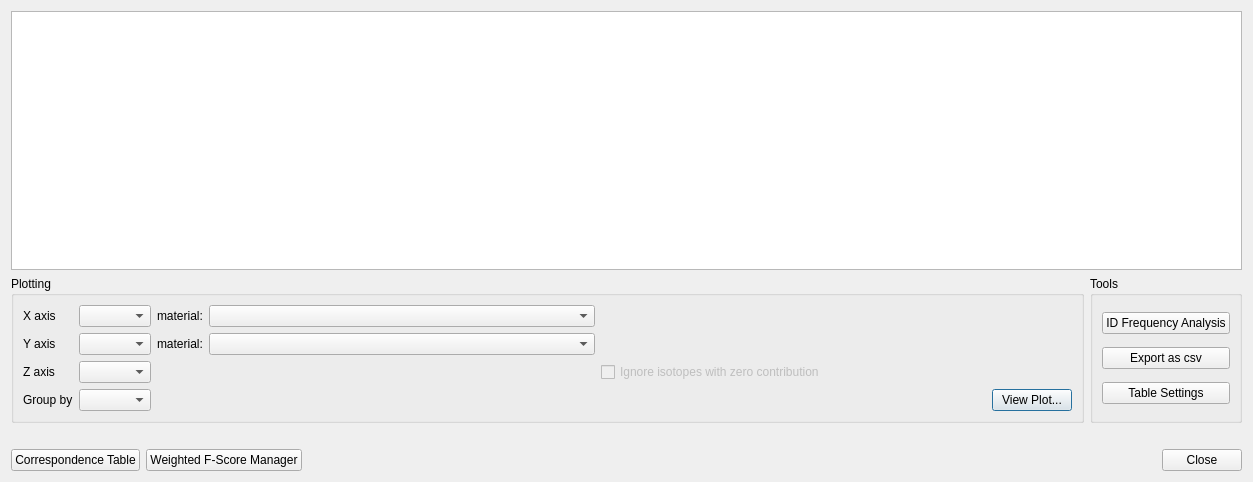
<?xml version="1.0" encoding="UTF-8"?>
<ui version="4.0">
 <class>dlgResults</class>
 <widget class="QDialog" name="dlgResults">
  <property name="geometry">
   <rect>
    <x>0</x>
    <y>0</y>
    <width>1253</width>
    <height>482</height>
   </rect>
  </property>
  <property name="windowTitle">
   <string>View Results</string>
  </property>
  <layout class="QVBoxLayout" name="verticalLayout">
   <item>
    <widget class="QTableView" name="tblResView">
     <property name="editTriggers">
      <set>QAbstractItemView::NoEditTriggers</set>
     </property>
     <property name="selectionBehavior">
      <enum>QAbstractItemView::SelectRows</enum>
     </property>
    </widget>
   </item>
   <item>
    <layout class="QHBoxLayout" name="horizontalLayout_2">
     <property name="bottomMargin">
      <number>20</number>
     </property>
     <item>
      <widget class="QGroupBox" name="Plotting">
       <property name="title">
        <string>Plotting</string>
       </property>
       <layout class="QGridLayout" name="gridLayout">
        <item row="4" column="5">
         <widget class="QPushButton" name="btnViewPlot">
          <property name="enabled">
           <bool>true</bool>
          </property>
          <property name="text">
           <string>View Plot...</string>
          </property>
         </widget>
        </item>
        <item row="4" column="1">
         <widget class="QComboBox" name="cmbGroupBy"/>
        </item>
        <item row="3" column="1">
         <widget class="QComboBox" name="cmbZaxis"/>
        </item>
        <item row="1" column="3">
         <widget class="QComboBox" name="cmbYmat"/>
        </item>
        <item row="0" column="3">
         <widget class="QComboBox" name="cmbXmat"/>
        </item>
        <item row="4" column="4">
         <spacer name="horizontalSpacer">
          <property name="orientation">
           <enum>Qt::Horizontal</enum>
          </property>
          <property name="sizeHint" stdset="0">
           <size>
            <width>40</width>
            <height>20</height>
           </size>
          </property>
         </spacer>
        </item>
        <item row="1" column="4">
         <spacer name="horizontalSpacer_2">
          <property name="orientation">
           <enum>Qt::Horizontal</enum>
          </property>
          <property name="sizeHint" stdset="0">
           <size>
            <width>40</width>
            <height>20</height>
           </size>
          </property>
         </spacer>
        </item>
        <item row="0" column="0">
         <widget class="QLabel" name="label">
          <property name="text">
           <string>X axis</string>
          </property>
         </widget>
        </item>
        <item row="3" column="0">
         <widget class="QLabel" name="label_4">
          <property name="text">
           <string>Z axis</string>
          </property>
         </widget>
        </item>
        <item row="4" column="0">
         <widget class="QLabel" name="label_3">
          <property name="text">
           <string>Group by</string>
          </property>
         </widget>
        </item>
        <item row="1" column="1">
         <widget class="QComboBox" name="cmbYaxis"/>
        </item>
        <item row="1" column="0">
         <widget class="QLabel" name="label_2">
          <property name="text">
           <string>Y axis</string>
          </property>
         </widget>
        </item>
        <item row="0" column="2">
         <widget class="QLabel" name="txtXmat">
          <property name="text">
           <string>material:</string>
          </property>
         </widget>
        </item>
        <item row="1" column="2">
         <widget class="QLabel" name="txtYmat">
          <property name="text">
           <string>material:</string>
          </property>
         </widget>
        </item>
        <item row="0" column="1">
         <widget class="QComboBox" name="cmbXaxis"/>
        </item>
        <item row="0" column="4">
         <spacer name="horizontalSpacer_4">
          <property name="orientation">
           <enum>Qt::Horizontal</enum>
          </property>
          <property name="sizeHint" stdset="0">
           <size>
            <width>40</width>
            <height>20</height>
           </size>
          </property>
         </spacer>
        </item>
        <item row="3" column="3">
         <spacer name="horizontalSpacer_6">
          <property name="orientation">
           <enum>Qt::Horizontal</enum>
          </property>
          <property name="sizeHint" stdset="0">
           <size>
            <width>40</width>
            <height>20</height>
           </size>
          </property>
         </spacer>
        </item>
        <item row="3" column="4">
         <widget class="QCheckBox" name="cb_removezero">
          <property name="enabled">
           <bool>false</bool>
          </property>
          <property name="text">
           <string>Ignore isotopes with zero contribution</string>
          </property>
         </widget>
        </item>
       </layout>
      </widget>
     </item>
     <item>
      <widget class="QGroupBox" name="groupBox">
       <property name="title">
        <string>Tools</string>
       </property>
       <layout class="QVBoxLayout" name="verticalLayout_2">
        <item>
         <widget class="QPushButton" name="btnFreqAnalysis">
          <property name="toolTip">
           <string>Perform frequency analysis of identification results for selected rows</string>
          </property>
          <property name="text">
           <string>ID Frequency Analysis</string>
          </property>
         </widget>
        </item>
        <item>
         <widget class="QPushButton" name="buttonExport">
          <property name="text">
           <string>Export as csv</string>
          </property>
         </widget>
        </item>
        <item>
         <widget class="QPushButton" name="btnSettings">
          <property name="text">
           <string>Table Settings</string>
          </property>
         </widget>
        </item>
       </layout>
      </widget>
     </item>
    </layout>
   </item>
   <item>
    <layout class="QHBoxLayout" name="horizontalLayout">
     <item>
      <widget class="QPushButton" name="buttonCorrTable">
       <property name="text">
        <string>Correspondence Table</string>
       </property>
      </widget>
     </item>
     <item>
      <widget class="QPushButton" name="buttonManageWeights">
       <property name="text">
        <string>Weighted F-Score Manager</string>
       </property>
      </widget>
     </item>
     <item>
      <spacer name="horizontalSpacer_3">
       <property name="orientation">
        <enum>Qt::Horizontal</enum>
       </property>
       <property name="sizeHint" stdset="0">
        <size>
         <width>40</width>
         <height>20</height>
        </size>
       </property>
      </spacer>
     </item>
     <item>
      <widget class="QPushButton" name="btnClose">
       <property name="text">
        <string>Close</string>
       </property>
      </widget>
     </item>
    </layout>
   </item>
  </layout>
 </widget>
 <resources/>
 <connections/>
</ui>
